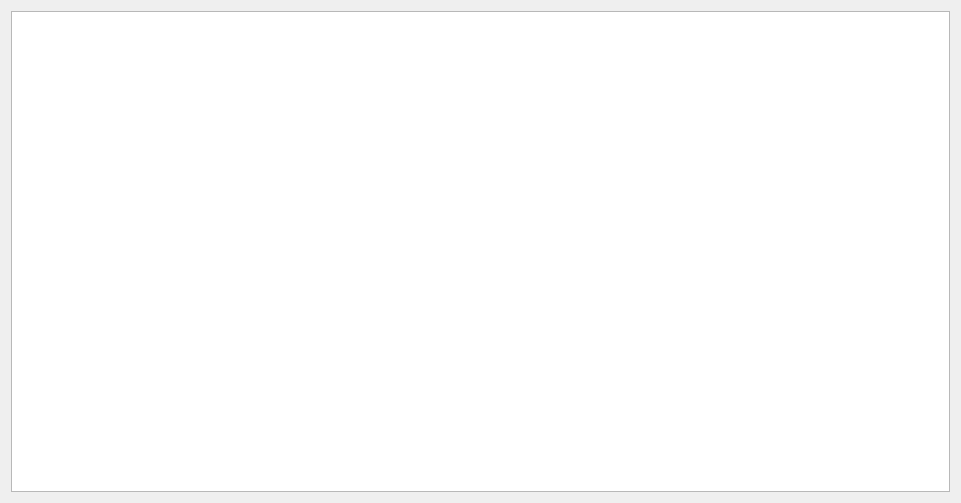
<?xml version="1.0" encoding="UTF-8"?>
<ui version="4.0">
 <class>GamePlay</class>
 <widget class="QWidget" name="GamePlay">
  <property name="geometry">
   <rect>
    <x>0</x>
    <y>0</y>
    <width>961</width>
    <height>503</height>
   </rect>
  </property>
  <property name="windowTitle">
   <string>Form</string>
  </property>
  <layout class="QVBoxLayout" name="verticalLayout">
   <item>
    <widget class="QGraphicsView" name="graphicsView"/>
   </item>
  </layout>
 </widget>
 <resources/>
 <connections/>
</ui>
